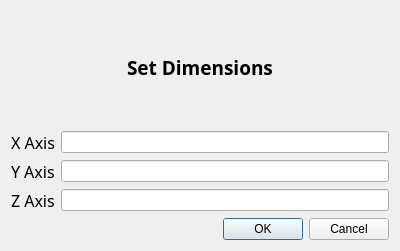
<?xml version="1.0" encoding="UTF-8"?>
<ui version="4.0">
 <class>Dialog</class>
 <widget class="QDialog" name="Dialog">
  <property name="geometry">
   <rect>
    <x>0</x>
    <y>0</y>
    <width>400</width>
    <height>251</height>
   </rect>
  </property>
  <property name="windowTitle">
   <string>Dialog</string>
  </property>
  <layout class="QGridLayout" name="gridLayout">
   <item row="0" column="0" colspan="2" alignment="Qt::AlignHCenter|Qt::AlignVCenter">
    <widget class="QLabel" name="label_4">
     <property name="font">
      <font>
       <family>Exo</family>
       <pointsize>14</pointsize>
       <bold>true</bold>
      </font>
     </property>
     <property name="text">
      <string>Set Dimensions</string>
     </property>
    </widget>
   </item>
   <item row="1" column="0">
    <widget class="QLabel" name="label">
     <property name="font">
      <font>
       <family>Exo</family>
       <pointsize>12</pointsize>
      </font>
     </property>
     <property name="text">
      <string>X Axis</string>
     </property>
    </widget>
   </item>
   <item row="1" column="1">
    <widget class="QLineEdit" name="lineEditDX"/>
   </item>
   <item row="2" column="0">
    <widget class="QLabel" name="label_2">
     <property name="font">
      <font>
       <family>Exo</family>
       <pointsize>12</pointsize>
      </font>
     </property>
     <property name="text">
      <string>Y Axis</string>
     </property>
    </widget>
   </item>
   <item row="2" column="1">
    <widget class="QLineEdit" name="lineEditDY"/>
   </item>
   <item row="3" column="0">
    <widget class="QLabel" name="label_3">
     <property name="font">
      <font>
       <family>Exo</family>
       <pointsize>12</pointsize>
      </font>
     </property>
     <property name="text">
      <string>Z Axis</string>
     </property>
    </widget>
   </item>
   <item row="3" column="1">
    <widget class="QLineEdit" name="lineEditDZ"/>
   </item>
   <item row="4" column="0" colspan="2">
    <widget class="QDialogButtonBox" name="buttonBox">
     <property name="orientation">
      <enum>Qt::Horizontal</enum>
     </property>
     <property name="standardButtons">
      <set>QDialogButtonBox::Cancel|QDialogButtonBox::Ok</set>
     </property>
    </widget>
   </item>
  </layout>
 </widget>
 <resources/>
 <connections>
  <connection>
   <sender>buttonBox</sender>
   <signal>accepted()</signal>
   <receiver>Dialog</receiver>
   <slot>accept()</slot>
   <hints>
    <hint type="sourcelabel">
     <x>248</x>
     <y>254</y>
    </hint>
    <hint type="destinationlabel">
     <x>157</x>
     <y>274</y>
    </hint>
   </hints>
  </connection>
  <connection>
   <sender>buttonBox</sender>
   <signal>rejected()</signal>
   <receiver>Dialog</receiver>
   <slot>reject()</slot>
   <hints>
    <hint type="sourcelabel">
     <x>316</x>
     <y>260</y>
    </hint>
    <hint type="destinationlabel">
     <x>286</x>
     <y>274</y>
    </hint>
   </hints>
  </connection>
 </connections>
</ui>
